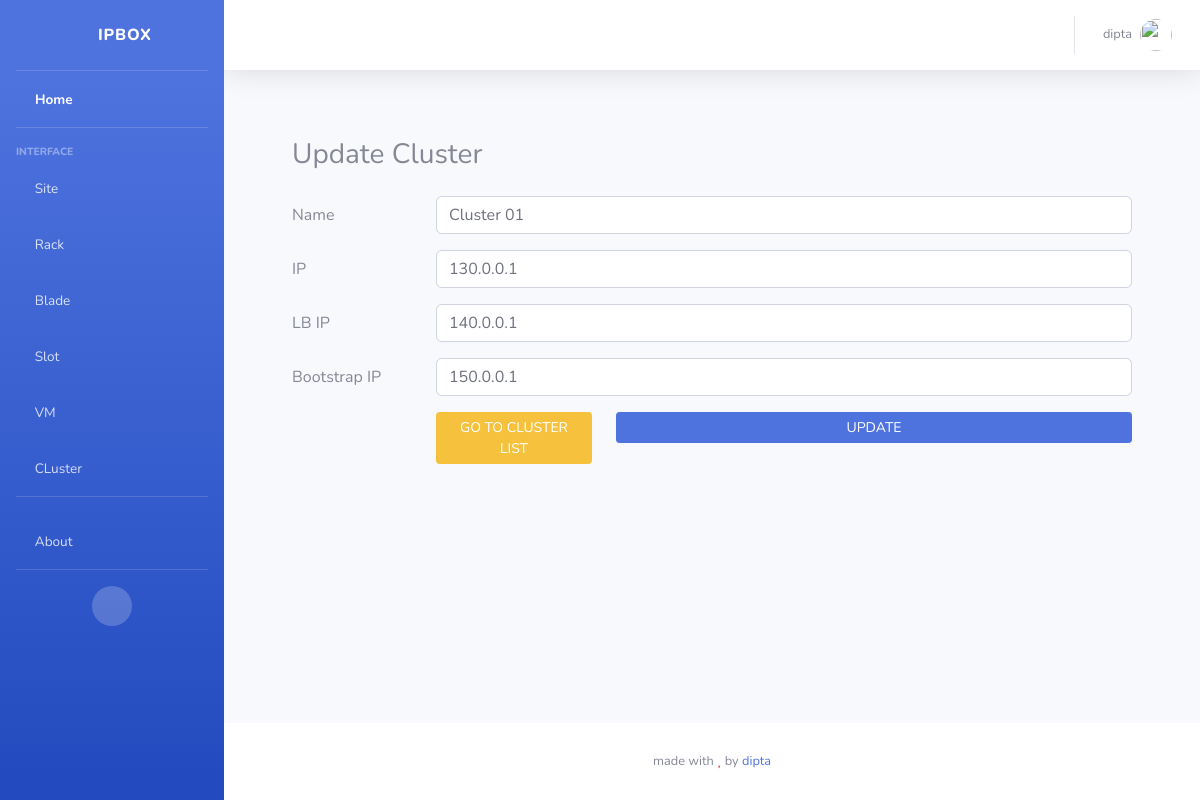
Page /clusters/update/1 (signed in) on the committed database.
### clusterapp/models.py (models this page shows, shortened)
class Cluster(models.Model):
  name        = models.CharField(max_length=128)
  ip          = models.GenericIPAddressField()
  lb_ip       = models.GenericIPAddressField()
  bootstrap   = models.GenericIPAddressField()
  class Meta:
    verbose_name_plural = "Clusters"

### clusterapp/views.py (the view, shortened to what this page needs)
# urls.py: path('update/<id>', views.clusterUpdate, name='cluster_update'),
@login_required(login_url='accountsapp:login')
def clusterUpdate(request, id):
  if not adminUser(request.user):
    return HttpResponseRedirect(reverse('homepage'))
  cluster = Cluster.objects.get(pk=id)
  context = {
    'cluster': cluster,
  }
  return render(request, 'clusterapp/cluster_update.html', context=context)

### accounts/views/management.py (called while the page is built)
def generalUser(user):
    res = False
    try:
        if user is None:
            raise ValueError('User Not Found!')
        if not user.is_active:
            raise ValueError('User Not Active!')
        if user.is_authenticated:
            res = True
    except Exception as err:
        pass
    return res

def adminUser(user):
    res = False
    try:
        if generalUser(user):
            if user.is_superuser or user.is_staff:
                res = True
    except Exception as err:
        pass
    return res

### clusterapp/templates/clusterapp/cluster_update.html (shortened to what this page needs)
{% extends 'sbadmin/base.html' %} {% load static %} {% block content %}
<div class="card-body">
  <div class="container my-4">
    <h3 class="my-4">Update Cluster</h3>
    <form method="POST" action="{% url 'clusterapp:cluster_update' cluster.id %}">
      <div class="form-group row">
        <label for="clustername" class="col-sm-2 col-form-label">Name</label>
        <div class="col">
          <input
            type="text"
            class="form-control"
            value="{{ cluster.name }}"
            id="clustername"
            name="clustername"
            required
          />
        </div>
      </div>
      <div class="form-group row">
        <label for="clusterip" class="col-sm-2 col-form-label">IP</label>
        <div class="col">
          <input
            type="text"
            class="form-control"
            value="{{ cluster.ip }}"
            id="clusterip"
            name="clusterip"
            required
          />
        </div>
      </div>
      <div class="form-group row">
        <label for="clusterlb_ip" class="col-sm-2 col-form-label">LB IP</label>
        <div class="col">
          <input
            type="text"
            class="form-control"
            value="{{ cluster.lb_ip }}"
            id="clusterlb_ip"
            name="clusterlb_ip"
            required
          />
        </div>
      </div>
      <div class="form-group row">
        <label for="clusterbootstrap" class="col-sm-2 col-form-label"
          >Bootstrap IP</label
        >
        <div class="col">
          <input
            type="text"
            class="form-control"
            value="{{ cluster.bootstrap }}"
            id="clusterbootstrap"
            name="clusterbootstrap"
            required
          />
        </div>
      </div>
      <div class="form-group row">
        <div class="col-sm-2"></div>
        <div class="col">
          <div class="row">
            <div class="col-3">
              <a href="{% url 'clusterapp:clusters' %}" class="btn btn-warning btn-sm btn-block"
                >GO TO CLUSTER LIST</a
              >
            </div>
            <div class="col">
              <button type="submit" class="btn btn-primary btn-sm btn-block">
                UPDATE
              </button>
            </div>
          </div>
        </div>
      </div>
    </form>
  </div>
</div>
{% endblock content %}

### templates/sbadmin/components/navbar.html (shortened to what this page needs)
{% load static %}
<nav class="navbar navbar-expand navbar-light bg-white topbar mb-4 static-top shadow">
  <ul class="navbar-nav ml-auto">
    {% if user.is_authenticated %}
    <li class="nav-item dropdown no-arrow">
      <a
        class="nav-link dropdown-toggle"
        href="#"
        id="userDropdown"
        role="button"
        data-toggle="dropdown"
        aria-haspopup="true"
        aria-expanded="false"
      >
        <span class="mr-2 d-none d-lg-inline text-gray-600 small">
          {{user.username}}
        </span>
        <img
          class="img-profile rounded-circle"
          src="{% static 'themes/sbadmin/img/undraw_profile.svg' %}"
        />
      </a>
    </li>
    {% endif %}
  </ul>
</nav>

### rows in the picture
Cluster: clustername "Cluster 01", clusterip "130.0.0.1", clusterlb_ip "140.0.0.1", clusterbootstrap "150.0.0.1"

### other values in the picture
{{ user.username }} "dipta"
